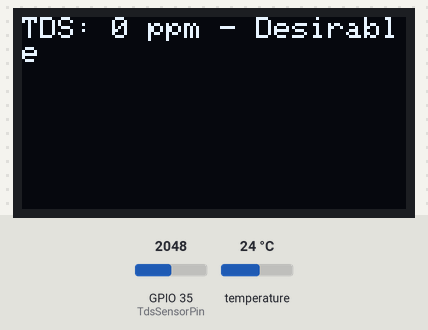
Bench run of a sketch on a simulated ESP32. Shown: 128×64 one-colour display. Inputs (shaded band) come from the test bench; at power-on: GPIO 35 (TdsSensorPin) = 2048, temperature 24 °C. WiFi joins after 1.5 s; servers stay silent unless stated; the display library's start-up logo is not drawn; what the sketch prints to the serial monitor is not drawn.

Above: at 4.4 s.
At 15.8 s:
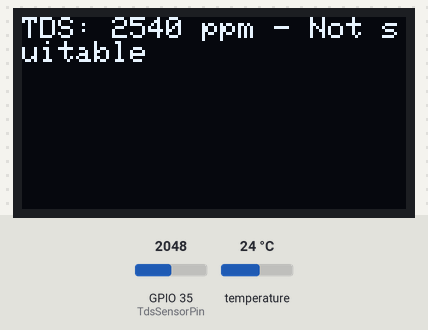
At 16.6 s:
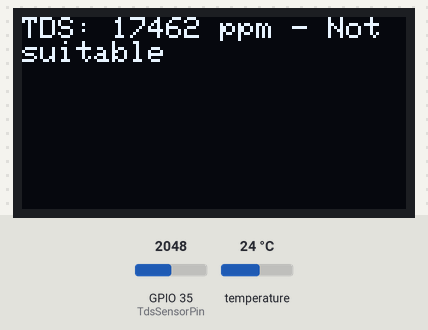

Measured:
- what the display in image 0 shows lasts 11.3 s, from 4.4 s to 15.7 s
- what the display in image 1 shows lasts 0.8 s, from 15.7 s to 16.5 s

The sketch:

PHASE2.ino
```cpp
#include <ESP32Firebase.h>
#include <WiFi.h>
#include <OneWire.h>
#include <DallasTemperature.h>
#include <Wire.h>
#include <Adafruit_GFX.h>
#include <Adafruit_SSD1306.h>

// OLED Display setup
#define SCREEN_WIDTH 128
#define SCREEN_HEIGHT 64
Adafruit_SSD1306 display(SCREEN_WIDTH, SCREEN_HEIGHT, &Wire, -1);

// Wi-Fi credentials
#define _SSID "drop"
#define _PASSWORD "administrator"

// Firebase credentials
#define REFERENCE_URL "https://drop-dashboard-76b93-default-rtdb.firebaseio.com/"

// TDS sensor setup
const int oneWireBus = 25; // GPIO where the DS18B20 is connected to
#define TdsSensorPin 35
#define VREF 3.3
#define SCOUNT  30
int analogBuffer[SCOUNT];
int analogBufferTemp[SCOUNT];
int analogBufferIndex = 0;
float averageVoltage = 0;
float tdsValue = 0;
float temperature = 0;

Firebase firebase(REFERENCE_URL);

OneWire oneWire(oneWireBus);
DallasTemperature sensors(&oneWire);

unsigned long sendDataPrevMillis = 0;
const unsigned long sendInterval = 5000; // Send data every 5 seconds

void setup() {
  Serial.begin(115200);
  pinMode(TdsSensorPin, INPUT);
  sensors.begin();

  // Initialize the OLED display
  if (!display.begin(SSD1306_SWITCHCAPVCC, 0x3C)) {
    Serial.println(F("SSD1306 allocation failed"));
    for (;;);
  }
  display.display();
  delay(2000);
  display.clearDisplay();
  display.setTextSize(1);
  display.setTextColor(SSD1306_WHITE);
  display.setCursor(0, 0);

  // Connect to Wi-Fi
  WiFi.begin(_SSID, _PASSWORD);
  Serial.print("Connecting to: ");
  Serial.println(_SSID);
  while (WiFi.status() != WL_CONNECTED) {
    delay(500);
    Serial.print("-");
  }
  Serial.println("");
  Serial.println("WiFi Connected");
  Serial.print("IP Address: ");
  Serial.print("http://");
  Serial.print(WiFi.localIP());
  Serial.println("/");
}

void loop() {
  // Request temperature measurement
  sensors.requestTemperatures();
  temperature = sensors.getTempCByIndex(0);

  // Read TDS sensor value
  analogBuffer[analogBufferIndex] = analogRead(TdsSensorPin);
  analogBufferIndex++;
  if (analogBufferIndex == SCOUNT) {
    analogBufferIndex = 0;
  }
  for (int i = 0; i < SCOUNT; i++) {
    analogBufferTemp[i] = analogBuffer[i];
  }
  averageVoltage = getMedianNum(analogBufferTemp, SCOUNT) * (float)VREF / 1024.0;
  float compensationCoefficient = 1.0 + 0.02 * (temperature - 25.0);
  float compensationVolatge = averageVoltage / compensationCoefficient;
  tdsValue = (133.42 * compensationVolatge * compensationVolatge * compensationVolatge - 255.86 * compensationVolatge * compensationVolatge + 857.39 * compensationVolatge) * 0.5;

  // Display on OLED
  display.clearDisplay();
  display.setCursor(0, 0);

  // Display TDS value and category
  display.print("TDS: ");
  display.print(tdsValue, 0);
  display.print(" ppm - ");
  if (tdsValue <= 500) {
    display.println("Desirable");
  } else if (tdsValue <= 1000) {
    display.println("Acceptable");
  } else {
    display.println("Not suitable");
  }

  display.display();

  // Update Firebase with TDS value every 5 seconds
  if (millis() - sendDataPrevMillis >= sendInterval) {
    sendDataPrevMillis = millis();

    String path = "/phase2";  // Ensure this matches the structure in your Firebase database
    firebase.setFloat(path + "/tds", tdsValue);

    Serial.println("TDS value sent to Firebase");
  }
}

int getMedianNum(int bArray[], int iFilterLen) {
  int bTab[iFilterLen];
  for (byte i = 0; i < iFilterLen; i++) {
    bTab[i] = bArray[i];
  }
  int i, j, bTemp;
  for (j = 0; j < iFilterLen - 1; j++) {
    for (i = 0; i < iFilterLen - j - 1; i++) {
      if (bTab[i] > bTab[i + 1]) {
        bTemp = bTab[i];
        bTab[i] = bTab[i + 1];
        bTab[i + 1] = bTemp;
      }
    }
  }
  if ((iFilterLen & 1) > 0) {
    bTemp = bTab[(iFilterLen - 1) / 2];
  } else {
    bTemp = (bTab[iFilterLen / 2] + bTab[iFilterLen / 2 - 1]) / 2;
  }
  return bTemp;
}
```
